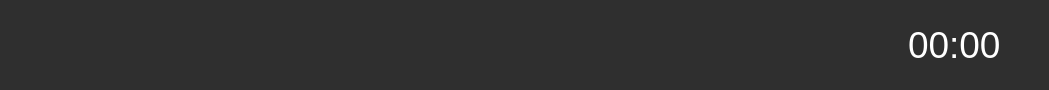
     <widget class="QWidget" name="widget" native="true">
      <property name="minimumSize">
       <size>
        <width>1024</width>
        <height>80</height>
       </size>
      </property>
      <property name="maximumSize">
       <size>
        <width>1110</width>
        <height>90</height>
       </size>
      </property>
      <property name="styleSheet">
       <string notr="true">background-color: rgb(47, 47, 47);</string>
      </property>
      <layout class="QHBoxLayout" name="horizontalLayout_28">
       <property name="spacing">
        <number>12</number>
       </property>
       <property name="leftMargin">
        <number>40</number>
       </property>
       <item>
        <layout class="QHBoxLayout" name="horizontalLayout_10">
         <item>
          <widget class="QLabel" name="lblUser">
           <property name="minimumSize">
            <size>
             <width>50</width>
             <height>40</height>
            </size>
           </property>
           <property name="maximumSize">
            <size>
             <width>60</width>
             <height>50</height>
            </size>
           </property>
           <property name="cursor">
            <cursorShape>ArrowCursor</cursorShape>
           </property>
           <property name="toolTip">
            <string>Usuario actual</string>
           </property>
           <property name="text">
            <string/>
           </property>
           <property name="pixmap">
            <pixmap resource="../resources/resources.qrc">:/resources/user (1).png</pixmap>
           </property>
           <property name="scaledContents">
            <bool>true</bool>
           </property>
           <property name="wordWrap">
            <bool>false</bool>
           </property>
          </widget>
         </item>
         <item>
          <widget class="QLabel" name="lblCurrentEmployee">
           <property name="minimumSize">
            <size>
             <width>130</width>
             <height>60</height>
            </size>
           </property>
           <property name="maximumSize">
            <size>
             <width>130</width>
             <height>70</height>
            </size>
           </property>
           <property name="font">
            <font>
             <pointsize>28</pointsize>
            </font>
           </property>
           <property name="styleSheet">
            <string notr="true">color: rgb(255, 255, 255);</string>
           </property>
           <property name="text">
            <string/>
           </property>
          </widget>
         </item>
         <item>
          <widget class="QLabel" name="lblShopOrder">
           <property name="minimumSize">
            <size>
             <width>50</width>
             <height>40</height>
            </size>
           </property>
           <property name="maximumSize">
            <size>
             <width>60</width>
             <height>50</height>
            </size>
           </property>
           <property name="cursor">
            <cursorShape>ArrowCursor</cursorShape>
           </property>
           <property name="toolTip">
            <string>Orden de compra actual</string>
           </property>
           <property name="text">
            <string/>
           </property>
           <property name="pixmap">
            <pixmap resource="../resources/resources.qrc">:/resources/document.png</pixmap>
           </property>
           <property name="scaledContents">
            <bool>true</bool>
           </property>
           <property name="wordWrap">
            <bool>false</bool>
           </property>
          </widget>
         </item>
         <item>
          <widget class="QLabel" name="lblCurrentShopOrder">
           <property name="minimumSize">
            <size>
             <width>150</width>
             <height>60</height>
            </size>
           </property>
           <property name="maximumSize">
            <size>
             <width>130</width>
             <height>70</height>
            </size>
           </property>
           <property name="font">
            <font>
             <pointsize>28</pointsize>
            </font>
           </property>
           <property name="styleSheet">
            <string notr="true">color: rgb(255, 255, 255);</string>
           </property>
           <property name="text">
            <string/>
           </property>
          </widget>
         </item>
        </layout>
       </item>
       <item>
        <spacer name="horizontalSpacer_28">
         <property name="orientation">
          <enum>Qt::Horizontal</enum>
         </property>
         <property name="sizeType">
          <enum>QSizePolicy::Fixed</enum>
         </property>
         <property name="sizeHint" stdset="0">
          <size>
           <width>378</width>
           <height>54</height>
          </size>
         </property>
        </spacer>
       </item>
       <item>
        <layout class="QHBoxLayout" name="horizontalLayout_27">
         <item>
          <widget class="QLabel" name="lblclock">
           <property name="minimumSize">
            <size>
             <width>50</width>
             <height>40</height>
            </size>
           </property>
           <property name="maximumSize">
            <size>
             <width>60</width>
             <height>50</height>
            </size>
           </property>
           <property name="cursor">
            <cursorShape>PointingHandCursor</cursorShape>
           </property>
           <property name="text">
            <string/>
           </property>
           <property name="pixmap">
            <pixmap resource="../resources/resources.qrc">:/resources/clock_2.png</pixmap>
           </property>
           <property name="scaledContents">
            <bool>true</bool>
           </property>
           <property name="wordWrap">
            <bool>false</bool>
           </property>
          </widget>
         </item>
         <item>
          <widget class="QLabel" name="lbltimer">
           <property name="minimumSize">
            <size>
             <width>130</width>
             <height>60</height>
            </size>
           </property>
           <property name="maximumSize">
            <size>
             <width>130</width>
             <height>70</height>
            </size>
           </property>
           <property name="font">
            <font>
             <pointsize>28</pointsize>
            </font>
           </property>
           <property name="styleSheet">
            <string notr="true">color: rgb(255, 255, 255);</string>
           </property>
           <property name="text">
            <string>00:00</string>
           </property>
          </widget>
         </item>
        </layout>
       </item>
      </layout>
     </widget>
